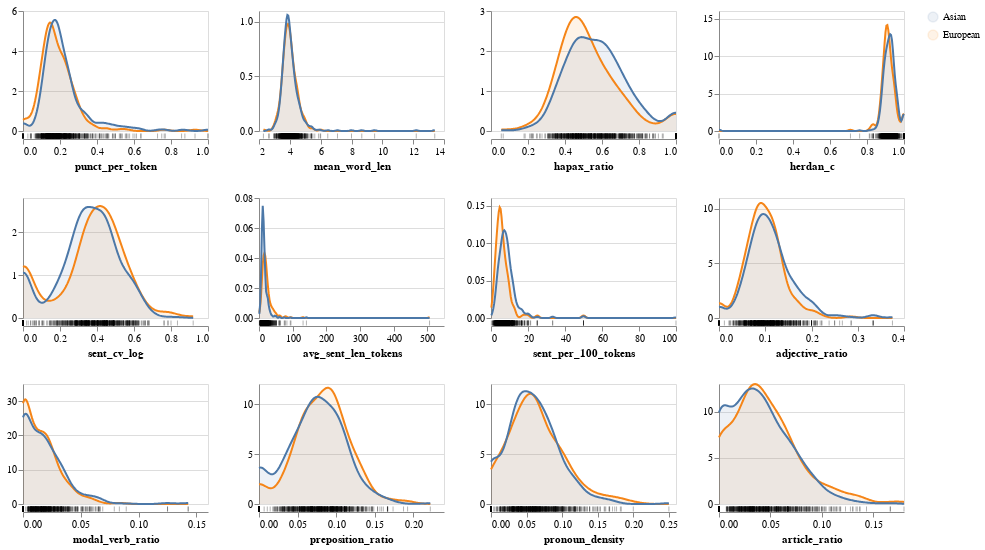

The notebook cell saved with this chart:
### Code cell
import altair_ally as aly
aly.alt.data_transformers.enable('vegafusion')

aly.dist(X_train, color = 'target').resolve_scale(y = 'independent')
